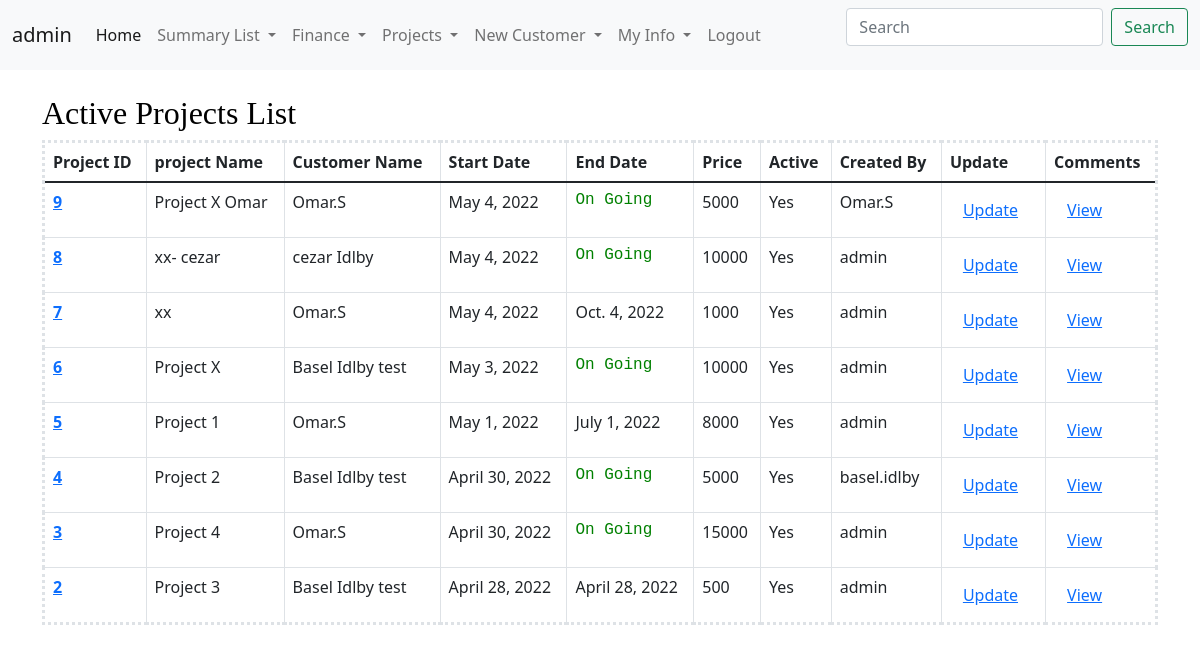
Before: /ProjectsList (signed in) with the older database file.
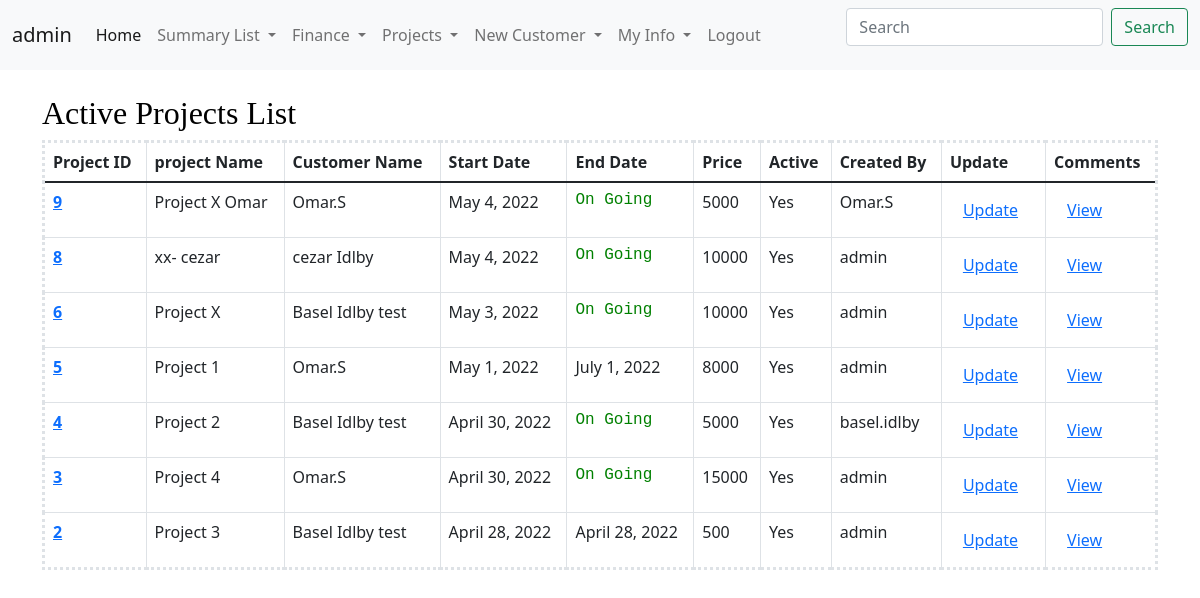
After: the same page with the newer database file.
### CRM/models.py (models this page shows, shortened)
class assignProjectModel(models.Model):
    assignId = models.AutoField(primary_key=True)
    customerId = models.ForeignKey(CustomerInfoModel,on_delete=models.DO_NOTHING)
    projectId = models.OneToOneField(ProjectInfoModel,on_delete=models.DO_NOTHING)
    assignDate = models.DateField(default=datetime.now)
    userLogin = models.CharField(max_length=50, null=True , blank=True )
    createdBy = models.ForeignKey(User, on_delete=models.DO_NOTHING)

class ProjectInfoModel(models.Model):
    projectId = models.AutoField(primary_key=True)
    projectName = models.CharField(max_length=100 , unique=True)
    projectDesc =  models.CharField(max_length=300)
    startDate = models.DateField(default= datetime.now)
    endDate = models.DateField(blank=True, null=True)
    price = models.IntegerField()
    active = models.BooleanField(default=True)
    createdBy = models.ForeignKey(User, on_delete=models.CASCADE)
    GA1 = models.CharField(max_length=100 , blank=True, null=True)
    GA2 = models.CharField(max_length=100 , blank=True, null=True)
    GB1 = models.BooleanField(default=False , blank=True, null=True)
    GB2 = models.BooleanField(default=False , blank=True, null=True)
    GD1 = models.DateField(blank=True, null=True)
    GD2 = models.DateField(blank=True, null=True)

### CRM/views.py (the view)
# urls.py: path('ProjectsList',views.ProjectsList,name='ProjectsList'),
@login_required
def ProjectsList(request):
    projectListQuery = assignProjectModel.objects.select_related('projectId_id').values_list('projectId__projectId','projectId__projectName','customerId__customerName','projectId__startDate','projectId__endDate','projectId__price','projectId__active','projectId__createdBy__username','userLogin').filter(projectId__active=True).order_by('-projectId_id')
    context = {'projectListQuery':projectListQuery}
    return render(request,'CRM/projectList.html',context)

### CRM/templates/CRM/projectList.html (shortened to what this page needs)
{% include 'CRM/base.html' %}
{% include 'CRM/navbar.html' %}
{% block content %}
<div class="container-lg">
    <h2 style="color: rgb(0, 0, 0); font-family: Georgia, 'Times New Roman', Times, serif; "> Active Projects List</h2>
<table style="border-style: dotted;" class="table table-bordered">
    <thead>
      <tr>
        <th scope="col">Project ID</th>
        <th scope="col">project Name</th>
        <th scope="col">Customer Name</th>
        <th scope="col">Start Date</th>
        <th scope="col">End Date</th>
        <th scope="col">Price</th>
        <th scope="col">Active</th>
        <th scope="col">Created By</th>
        <th scope="col">Update</th>
        <th scope="col">Comments</th>
      </tr>
    </thead>
    <tbody>
      <tr>
          {% for x in projectListQuery %}
        <th scope="row" ><a href="/customerProfile/{{x.0}}">{{x.0}}</a></th>
        <td>{{x.1}}</td>
        <td>{{x.2}}</td>
        <td>{{x.3}}</td>
        {% if x.4 == Null %} <td style="color: green; font-family: 'Courier New', Courier, monospace;">On Going</td> {% else %} <td>{{x.4}}</td> {% endif %}
        <td>{{x.5}}</td>
        {% if x.6 == True %} <td>Yes</td> {% else %} <td>No</td> {% endif %}
        <td>{{x.7}}</td>
        <td><button class="btn btn-secondery"><a href="/updateProject/{{x.0}}">Update</a></button></td>
        <td><button class="btn btn-secondery"><a href="/NewComment/{{x.0}}">View</a></button></td>
      </tr>
      {% endfor %}
    </tbody>
  </table>
</div>
{% endblock %}

Changed rows visible on the page:
no longer on this page (row edited): ProjectInfoModel: projectId "7", x "xx", x "Omar.S", startDate "May 4, 2022", endDate "Oct. 4, 2022", price "1000", x "admin"
